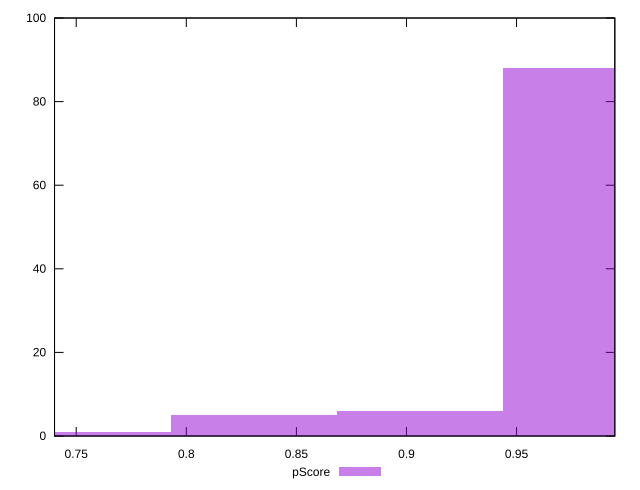

This chart was generated by the following gnuplot code:
reset

$pScore <<EOF
0.9816343488962284 88
0.7551033453047911 1
0.8306136798352701 5
0.9061240143657492 6
EOF

set key outside below
set boxwidth 0.0755103345304791
set xrange [0.7401460270264316:0.9946375893622611]
set yrange [0:100]
set trange [0:100]
set style fill transparent solid 0.5 noborder
set terminal svg size 640, 490 enhanced background rgb 'white'
set output "report_00017_2021-02-10T15-08-03.406Z/max-potential-fid/samples/pages+cached+noadtech+nomedia+nocss/pScore/histogram.svg"

plot $pScore title "pScore" with boxes

reset
